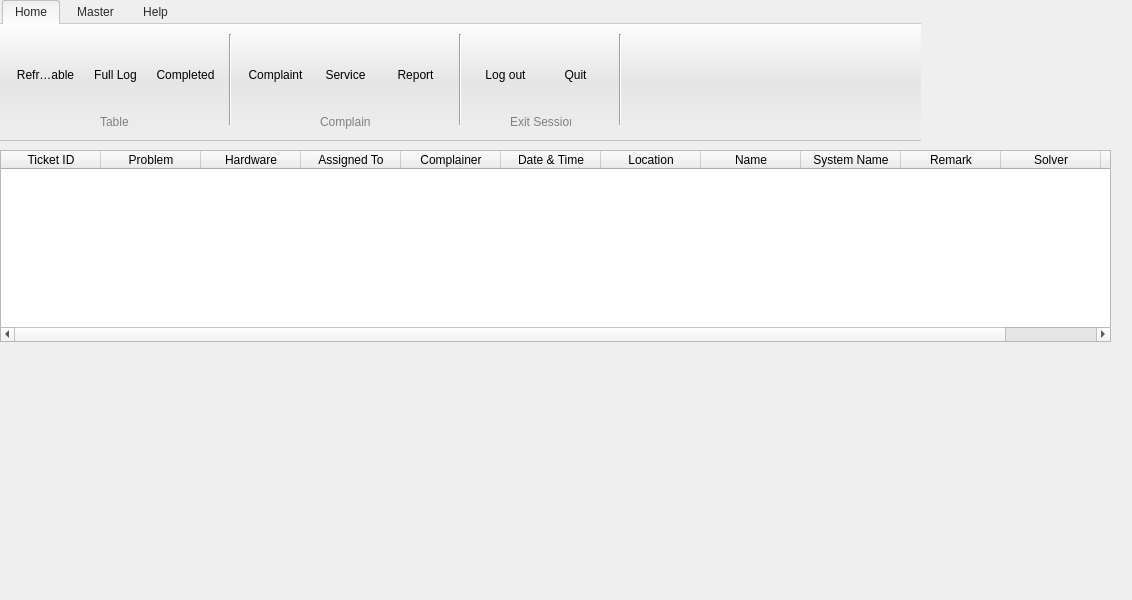
<?xml version="1.0" encoding="UTF-8"?>
<ui version="4.0">
 <class>MainWindow</class>
 <widget class="QMainWindow" name="MainWindow">
  <property name="geometry">
   <rect>
    <x>0</x>
    <y>0</y>
    <width>1132</width>
    <height>600</height>
   </rect>
  </property>
  <property name="windowTitle">
   <string>MainWindow</string>
  </property>
  <widget class="QWidget" name="centralwidget">
   <widget class="QTabWidget" name="ribbon">
    <property name="geometry">
     <rect>
      <x>0</x>
      <y>0</y>
      <width>921</width>
      <height>141</height>
     </rect>
    </property>
    <property name="styleSheet">
     <string notr="true">QToolBar {
    padding: 0px;
}

QTabWidget:pane {
	border-radius: 0px;
	margin:0px;
	padding: 0px;
    background-color: qlineargradient(x1: 0, y1: 1, x2: 0, y2: 0, stop: 0 #efefef, stop: 0.5 #e5e5e5, stop: 1.0 #fdfdfd);
    border-bottom: 1px solid rgba(0,0,0,20%);
    border-top: 1px solid rgba(0,0,0,20%);
    top: -1;
}
QTabWidget{

}

QTabWidget::tab-bar {
    left: 2px;
}

QTabBar::tab {
    padding-top: 4px;
    padding-bottom: 4px;
    padding-left: 12px;
    padding-right: 12px;
    border-top-left-radius: 3px;
    border-top-right-radius: 3px;
    margin-right:5px;
    color:#2A2A2A;
 }

QTabBar::tab:hover {
    background: rgba(255, 119, 0, 20%);
}

QTabBar::tab:selected{
    background: qlineargradient(x1: 0, y1: 1, x2: 0, y2: 0, stop: 0 #fdfdfd, stop: 1.0 #efefef);
    color: #2A2A2A;

    border: 1px solid rgba(0,0,0,20%);
    border-bottom-color: #f9f9f9;
}
QToolButton {
    text-align: left;
    border: 1px solid transparent;
    padding: 0px;
    margin-left:2px;
    margin-right:2px;
}

QToolButton:hover {
    border: 1px solid rgba(120,160,255,60%);
    background-color: QLinearGradient(spread:pad, x1: 0, y1: 1, x2: 0, y2: 0, stop: 0 rgba(150,180,200,30%),stop: 0.5 rgba(225,235,245,60%), stop: 1 rgba(225,235,245,30%));
}

QToolButton:pressed{
    border: 1px solid rgba(120,160,255,80%);
    background-color: QLinearGradient(spread:pad, x1: 0, y1: 1, x2: 0, y2: 0, stop: 0 rgba(150,180,200,50%),stop: 0.5 rgba(225,235,245,80%), stop: 1 rgba(225,235,245,50%));
}

QToolButton:checked{
    border: 1px solid rgba(120,160,255,40%);
    background-color: rgba(0,0,0,10%)
}</string>
    </property>
    <property name="currentIndex">
     <number>0</number>
    </property>
    <widget class="QWidget" name="tab_3">
     <attribute name="icon">
      <iconset>
       <normaloff>home.ico</normaloff>home.ico</iconset>
     </attribute>
     <attribute name="title">
      <string>Home</string>
     </attribute>
     <widget class="QToolButton" name="report">
      <property name="geometry">
       <rect>
        <x>380</x>
        <y>10</y>
        <width>71</width>
        <height>81</height>
       </rect>
      </property>
      <property name="text">
       <string>Report</string>
      </property>
      <property name="icon">
       <iconset>
        <normaloff>export.ico</normaloff>export.ico</iconset>
      </property>
      <property name="iconSize">
       <size>
        <width>50</width>
        <height>50</height>
       </size>
      </property>
      <property name="shortcut">
       <string>Ctrl+E</string>
      </property>
      <property name="toolButtonStyle">
       <enum>Qt::ToolButtonTextUnderIcon</enum>
      </property>
     </widget>
     <widget class="QToolButton" name="full_log">
      <property name="geometry">
       <rect>
        <x>80</x>
        <y>10</y>
        <width>71</width>
        <height>81</height>
       </rect>
      </property>
      <property name="text">
       <string>Full Log</string>
      </property>
      <property name="icon">
       <iconset>
        <normaloff>full_log.png</normaloff>full_log.png</iconset>
      </property>
      <property name="iconSize">
       <size>
        <width>50</width>
        <height>50</height>
       </size>
      </property>
      <property name="shortcut">
       <string>Ctrl+F</string>
      </property>
      <property name="toolButtonStyle">
       <enum>Qt::ToolButtonTextUnderIcon</enum>
      </property>
     </widget>
     <widget class="QToolButton" name="actionLog_Out">
      <property name="geometry">
       <rect>
        <x>470</x>
        <y>10</y>
        <width>71</width>
        <height>81</height>
       </rect>
      </property>
      <property name="text">
       <string>Log out</string>
      </property>
      <property name="icon">
       <iconset>
        <normaloff>exit.png</normaloff>exit.png</iconset>
      </property>
      <property name="iconSize">
       <size>
        <width>50</width>
        <height>50</height>
       </size>
      </property>
      <property name="shortcut">
       <string>Ctrl+L</string>
      </property>
      <property name="toolButtonStyle">
       <enum>Qt::ToolButtonTextUnderIcon</enum>
      </property>
     </widget>
     <widget class="QToolButton" name="com_log">
      <property name="geometry">
       <rect>
        <x>150</x>
        <y>10</y>
        <width>71</width>
        <height>81</height>
       </rect>
      </property>
      <property name="text">
       <string>Completed</string>
      </property>
      <property name="icon">
       <iconset>
        <normaloff>com_log.png</normaloff>com_log.png</iconset>
      </property>
      <property name="iconSize">
       <size>
        <width>50</width>
        <height>50</height>
       </size>
      </property>
      <property name="shortcut">
       <string>Ctrl+T</string>
      </property>
      <property name="toolButtonStyle">
       <enum>Qt::ToolButtonTextUnderIcon</enum>
      </property>
     </widget>
     <widget class="QToolButton" name="refresh">
      <property name="geometry">
       <rect>
        <x>10</x>
        <y>10</y>
        <width>71</width>
        <height>81</height>
       </rect>
      </property>
      <property name="text">
       <string>Refresh Table</string>
      </property>
      <property name="icon">
       <iconset>
        <normaloff>refresh.png</normaloff>refresh.png</iconset>
      </property>
      <property name="iconSize">
       <size>
        <width>50</width>
        <height>50</height>
       </size>
      </property>
      <property name="shortcut">
       <string>Ctrl+R</string>
      </property>
      <property name="toolButtonStyle">
       <enum>Qt::ToolButtonTextUnderIcon</enum>
      </property>
     </widget>
     <widget class="QToolButton" name="cmplnt">
      <property name="geometry">
       <rect>
        <x>240</x>
        <y>10</y>
        <width>71</width>
        <height>81</height>
       </rect>
      </property>
      <property name="text">
       <string>Complaint</string>
      </property>
      <property name="icon">
       <iconset>
        <normaloff>complaint.png</normaloff>complaint.png</iconset>
      </property>
      <property name="iconSize">
       <size>
        <width>50</width>
        <height>50</height>
       </size>
      </property>
      <property name="shortcut">
       <string>Ctrl+C</string>
      </property>
      <property name="toolButtonStyle">
       <enum>Qt::ToolButtonTextUnderIcon</enum>
      </property>
     </widget>
     <widget class="QLabel" name="label">
      <property name="geometry">
       <rect>
        <x>100</x>
        <y>90</y>
        <width>41</width>
        <height>16</height>
       </rect>
      </property>
      <property name="styleSheet">
       <string notr="true">color: rgb(127, 127, 127);</string>
      </property>
      <property name="text">
       <string>Table</string>
      </property>
     </widget>
     <widget class="Line" name="line">
      <property name="geometry">
       <rect>
        <x>220</x>
        <y>10</y>
        <width>20</width>
        <height>91</height>
       </rect>
      </property>
      <property name="orientation">
       <enum>Qt::Vertical</enum>
      </property>
     </widget>
     <widget class="QToolButton" name="service">
      <property name="geometry">
       <rect>
        <x>310</x>
        <y>10</y>
        <width>71</width>
        <height>81</height>
       </rect>
      </property>
      <property name="text">
       <string>Service</string>
      </property>
      <property name="icon">
       <iconset>
        <normaloff>service.png</normaloff>service.png</iconset>
      </property>
      <property name="iconSize">
       <size>
        <width>50</width>
        <height>50</height>
       </size>
      </property>
      <property name="shortcut">
       <string>Ctrl+E</string>
      </property>
      <property name="toolButtonStyle">
       <enum>Qt::ToolButtonTextUnderIcon</enum>
      </property>
     </widget>
     <widget class="QLabel" name="label_2">
      <property name="geometry">
       <rect>
        <x>320</x>
        <y>90</y>
        <width>51</width>
        <height>16</height>
       </rect>
      </property>
      <property name="styleSheet">
       <string notr="true">color: rgb(127, 127, 127);</string>
      </property>
      <property name="text">
       <string>Complaint</string>
      </property>
     </widget>
     <widget class="Line" name="line_2">
      <property name="geometry">
       <rect>
        <x>450</x>
        <y>10</y>
        <width>20</width>
        <height>91</height>
       </rect>
      </property>
      <property name="orientation">
       <enum>Qt::Vertical</enum>
      </property>
     </widget>
     <widget class="QToolButton" name="quitapp">
      <property name="geometry">
       <rect>
        <x>540</x>
        <y>10</y>
        <width>71</width>
        <height>81</height>
       </rect>
      </property>
      <property name="text">
       <string>Quit</string>
      </property>
      <property name="icon">
       <iconset>
        <normaloff>quit.png</normaloff>quit.png</iconset>
      </property>
      <property name="iconSize">
       <size>
        <width>50</width>
        <height>50</height>
       </size>
      </property>
      <property name="shortcut">
       <string>Ctrl+L</string>
      </property>
      <property name="toolButtonStyle">
       <enum>Qt::ToolButtonTextUnderIcon</enum>
      </property>
     </widget>
     <widget class="QLabel" name="label_3">
      <property name="geometry">
       <rect>
        <x>510</x>
        <y>90</y>
        <width>61</width>
        <height>16</height>
       </rect>
      </property>
      <property name="styleSheet">
       <string notr="true">color: rgb(127, 127, 127);</string>
      </property>
      <property name="text">
       <string>Exit Session</string>
      </property>
     </widget>
     <widget class="Line" name="line_3">
      <property name="geometry">
       <rect>
        <x>610</x>
        <y>10</y>
        <width>20</width>
        <height>91</height>
       </rect>
      </property>
      <property name="orientation">
       <enum>Qt::Vertical</enum>
      </property>
     </widget>
    </widget>
    <widget class="QWidget" name="tab_5">
     <attribute name="icon">
      <iconset>
       <normaloff>master.png</normaloff>master.png</iconset>
     </attribute>
     <attribute name="title">
      <string>Master</string>
     </attribute>
     <widget class="QToolButton" name="add_user">
      <property name="geometry">
       <rect>
        <x>10</x>
        <y>10</y>
        <width>71</width>
        <height>81</height>
       </rect>
      </property>
      <property name="text">
       <string>Add User</string>
      </property>
      <property name="icon">
       <iconset>
        <normaloff>add_user.png</normaloff>add_user.png</iconset>
      </property>
      <property name="iconSize">
       <size>
        <width>50</width>
        <height>50</height>
       </size>
      </property>
      <property name="toolButtonStyle">
       <enum>Qt::ToolButtonTextUnderIcon</enum>
      </property>
     </widget>
     <widget class="QToolButton" name="edit_user">
      <property name="geometry">
       <rect>
        <x>80</x>
        <y>10</y>
        <width>71</width>
        <height>81</height>
       </rect>
      </property>
      <property name="text">
       <string>Edit User</string>
      </property>
      <property name="icon">
       <iconset>
        <normaloff>edit_user.png</normaloff>edit_user.png</iconset>
      </property>
      <property name="iconSize">
       <size>
        <width>50</width>
        <height>50</height>
       </size>
      </property>
      <property name="toolButtonStyle">
       <enum>Qt::ToolButtonTextUnderIcon</enum>
      </property>
     </widget>
     <widget class="QLabel" name="label_4">
      <property name="geometry">
       <rect>
        <x>100</x>
        <y>90</y>
        <width>41</width>
        <height>16</height>
       </rect>
      </property>
      <property name="styleSheet">
       <string notr="true">color: rgb(127, 127, 127);</string>
      </property>
      <property name="text">
       <string>User</string>
      </property>
     </widget>
     <widget class="Line" name="line_4">
      <property name="geometry">
       <rect>
        <x>220</x>
        <y>10</y>
        <width>20</width>
        <height>91</height>
       </rect>
      </property>
      <property name="orientation">
       <enum>Qt::Vertical</enum>
      </property>
     </widget>
     <widget class="QToolButton" name="add_hardware">
      <property name="geometry">
       <rect>
        <x>240</x>
        <y>10</y>
        <width>71</width>
        <height>81</height>
       </rect>
      </property>
      <property name="text">
       <string>Add Hardware</string>
      </property>
      <property name="icon">
       <iconset>
        <normaloff>add_hwt.png</normaloff>add_hwt.png</iconset>
      </property>
      <property name="iconSize">
       <size>
        <width>50</width>
        <height>50</height>
       </size>
      </property>
      <property name="toolButtonStyle">
       <enum>Qt::ToolButtonTextUnderIcon</enum>
      </property>
     </widget>
     <widget class="QToolButton" name="edit_hardware">
      <property name="geometry">
       <rect>
        <x>310</x>
        <y>10</y>
        <width>71</width>
        <height>81</height>
       </rect>
      </property>
      <property name="text">
       <string>Edit Hardware</string>
      </property>
      <property name="icon">
       <iconset>
        <normaloff>edit_hwt.png</normaloff>edit_hwt.png</iconset>
      </property>
      <property name="iconSize">
       <size>
        <width>50</width>
        <height>50</height>
       </size>
      </property>
      <property name="toolButtonStyle">
       <enum>Qt::ToolButtonTextUnderIcon</enum>
      </property>
     </widget>
     <widget class="QLabel" name="label_5">
      <property name="geometry">
       <rect>
        <x>290</x>
        <y>90</y>
        <width>61</width>
        <height>16</height>
       </rect>
      </property>
      <property name="styleSheet">
       <string notr="true">color: rgb(127, 127, 127);</string>
      </property>
      <property name="text">
       <string>Hardware</string>
      </property>
     </widget>
     <widget class="Line" name="line_5">
      <property name="geometry">
       <rect>
        <x>380</x>
        <y>10</y>
        <width>20</width>
        <height>91</height>
       </rect>
      </property>
      <property name="orientation">
       <enum>Qt::Vertical</enum>
      </property>
     </widget>
     <widget class="QToolButton" name="rst_pass">
      <property name="geometry">
       <rect>
        <x>150</x>
        <y>10</y>
        <width>71</width>
        <height>81</height>
       </rect>
      </property>
      <property name="text">
       <string>Problem</string>
      </property>
      <property name="icon">
       <iconset>
        <normaloff>pass.png</normaloff>pass.png</iconset>
      </property>
      <property name="iconSize">
       <size>
        <width>50</width>
        <height>50</height>
       </size>
      </property>
      <property name="toolButtonStyle">
       <enum>Qt::ToolButtonTextUnderIcon</enum>
      </property>
     </widget>
     <widget class="QToolButton" name="add_pbt">
      <property name="geometry">
       <rect>
        <x>400</x>
        <y>10</y>
        <width>71</width>
        <height>81</height>
       </rect>
      </property>
      <property name="text">
       <string>Add Problem</string>
      </property>
      <property name="icon">
       <iconset>
        <normaloff>add_pbt.png</normaloff>add_pbt.png</iconset>
      </property>
      <property name="iconSize">
       <size>
        <width>50</width>
        <height>50</height>
       </size>
      </property>
      <property name="toolButtonStyle">
       <enum>Qt::ToolButtonTextUnderIcon</enum>
      </property>
     </widget>
     <widget class="QToolButton" name="edit_pbt">
      <property name="geometry">
       <rect>
        <x>470</x>
        <y>10</y>
        <width>71</width>
        <height>81</height>
       </rect>
      </property>
      <property name="text">
       <string>Edit Problem</string>
      </property>
      <property name="icon">
       <iconset>
        <normaloff>edit_pbt.png</normaloff>edit_pbt.png</iconset>
      </property>
      <property name="iconSize">
       <size>
        <width>50</width>
        <height>50</height>
       </size>
      </property>
      <property name="toolButtonStyle">
       <enum>Qt::ToolButtonTextUnderIcon</enum>
      </property>
     </widget>
     <widget class="QLabel" name="label_6">
      <property name="geometry">
       <rect>
        <x>450</x>
        <y>90</y>
        <width>61</width>
        <height>16</height>
       </rect>
      </property>
      <property name="styleSheet">
       <string notr="true">color: rgb(127, 127, 127);</string>
      </property>
      <property name="text">
       <string>Problem</string>
      </property>
     </widget>
     <widget class="Line" name="line_6">
      <property name="geometry">
       <rect>
        <x>540</x>
        <y>10</y>
        <width>20</width>
        <height>91</height>
       </rect>
      </property>
      <property name="orientation">
       <enum>Qt::Vertical</enum>
      </property>
     </widget>
     <widget class="QToolButton" name="add_location">
      <property name="geometry">
       <rect>
        <x>560</x>
        <y>10</y>
        <width>71</width>
        <height>81</height>
       </rect>
      </property>
      <property name="text">
       <string>Add Location</string>
      </property>
      <property name="icon">
       <iconset>
        <normaloff>add_loc.png</normaloff>add_loc.png</iconset>
      </property>
      <property name="iconSize">
       <size>
        <width>50</width>
        <height>50</height>
       </size>
      </property>
      <property name="toolButtonStyle">
       <enum>Qt::ToolButtonTextUnderIcon</enum>
      </property>
     </widget>
     <widget class="QToolButton" name="edit_location">
      <property name="geometry">
       <rect>
        <x>630</x>
        <y>10</y>
        <width>71</width>
        <height>81</height>
       </rect>
      </property>
      <property name="text">
       <string>Edit Location</string>
      </property>
      <property name="icon">
       <iconset>
        <normaloff>edit_loc.png</normaloff>edit_loc.png</iconset>
      </property>
      <property name="iconSize">
       <size>
        <width>50</width>
        <height>50</height>
       </size>
      </property>
      <property name="toolButtonStyle">
       <enum>Qt::ToolButtonTextUnderIcon</enum>
      </property>
     </widget>
     <widget class="QLabel" name="label_7">
      <property name="geometry">
       <rect>
        <x>610</x>
        <y>90</y>
        <width>61</width>
        <height>16</height>
       </rect>
      </property>
      <property name="styleSheet">
       <string notr="true">color: rgb(127, 127, 127);</string>
      </property>
      <property name="text">
       <string>Location</string>
      </property>
     </widget>
     <widget class="Line" name="line_7">
      <property name="geometry">
       <rect>
        <x>700</x>
        <y>10</y>
        <width>20</width>
        <height>91</height>
       </rect>
      </property>
      <property name="orientation">
       <enum>Qt::Vertical</enum>
      </property>
     </widget>
     <widget class="QToolButton" name="add_brand">
      <property name="geometry">
       <rect>
        <x>720</x>
        <y>10</y>
        <width>71</width>
        <height>81</height>
       </rect>
      </property>
      <property name="text">
       <string>Add Brand</string>
      </property>
      <property name="icon">
       <iconset>
        <normaloff>add_brd.png</normaloff>add_brd.png</iconset>
      </property>
      <property name="iconSize">
       <size>
        <width>50</width>
        <height>50</height>
       </size>
      </property>
      <property name="toolButtonStyle">
       <enum>Qt::ToolButtonTextUnderIcon</enum>
      </property>
     </widget>
     <widget class="QToolButton" name="edit_brand">
      <property name="geometry">
       <rect>
        <x>790</x>
        <y>10</y>
        <width>71</width>
        <height>81</height>
       </rect>
      </property>
      <property name="text">
       <string>Edit Brand</string>
      </property>
      <property name="icon">
       <iconset>
        <normaloff>edit_brd.png</normaloff>edit_brd.png</iconset>
      </property>
      <property name="iconSize">
       <size>
        <width>50</width>
        <height>50</height>
       </size>
      </property>
      <property name="toolButtonStyle">
       <enum>Qt::ToolButtonTextUnderIcon</enum>
      </property>
     </widget>
     <widget class="Line" name="line_8">
      <property name="geometry">
       <rect>
        <x>860</x>
        <y>10</y>
        <width>20</width>
        <height>91</height>
       </rect>
      </property>
      <property name="orientation">
       <enum>Qt::Vertical</enum>
      </property>
     </widget>
     <widget class="QLabel" name="label_8">
      <property name="geometry">
       <rect>
        <x>780</x>
        <y>90</y>
        <width>61</width>
        <height>16</height>
       </rect>
      </property>
      <property name="styleSheet">
       <string notr="true">color: rgb(127, 127, 127);</string>
      </property>
      <property name="text">
       <string>Brand</string>
      </property>
     </widget>
    </widget>
    <widget class="QWidget" name="tab_4">
     <attribute name="icon">
      <iconset>
       <normaloff>help.png</normaloff>help.png</iconset>
     </attribute>
     <attribute name="title">
      <string>Help</string>
     </attribute>
     <widget class="QToolButton" name="about">
      <property name="geometry">
       <rect>
        <x>10</x>
        <y>10</y>
        <width>71</width>
        <height>81</height>
       </rect>
      </property>
      <property name="text">
       <string>About</string>
      </property>
      <property name="icon">
       <iconset>
        <normaloff>about.ico</normaloff>about.ico</iconset>
      </property>
      <property name="iconSize">
       <size>
        <width>50</width>
        <height>50</height>
       </size>
      </property>
      <property name="toolButtonStyle">
       <enum>Qt::ToolButtonTextUnderIcon</enum>
      </property>
     </widget>
     <widget class="QToolButton" name="manual">
      <property name="geometry">
       <rect>
        <x>170</x>
        <y>10</y>
        <width>71</width>
        <height>81</height>
       </rect>
      </property>
      <property name="text">
       <string>Manual</string>
      </property>
      <property name="icon">
       <iconset>
        <normaloff>manual.png</normaloff>manual.png</iconset>
      </property>
      <property name="iconSize">
       <size>
        <width>50</width>
        <height>50</height>
       </size>
      </property>
      <property name="toolButtonStyle">
       <enum>Qt::ToolButtonTextUnderIcon</enum>
      </property>
     </widget>
     <widget class="QToolButton" name="lic">
      <property name="geometry">
       <rect>
        <x>80</x>
        <y>10</y>
        <width>71</width>
        <height>81</height>
       </rect>
      </property>
      <property name="text">
       <string>License</string>
      </property>
      <property name="icon">
       <iconset>
        <normaloff>license.webp</normaloff>license.webp</iconset>
      </property>
      <property name="iconSize">
       <size>
        <width>50</width>
        <height>50</height>
       </size>
      </property>
      <property name="toolButtonStyle">
       <enum>Qt::ToolButtonTextUnderIcon</enum>
      </property>
     </widget>
     <widget class="QLabel" name="label_9">
      <property name="geometry">
       <rect>
        <x>60</x>
        <y>90</y>
        <width>61</width>
        <height>16</height>
       </rect>
      </property>
      <property name="styleSheet">
       <string notr="true">color: rgb(127, 127, 127);</string>
      </property>
      <property name="text">
       <string>Information</string>
      </property>
     </widget>
     <widget class="Line" name="line_9">
      <property name="geometry">
       <rect>
        <x>150</x>
        <y>10</y>
        <width>20</width>
        <height>91</height>
       </rect>
      </property>
      <property name="orientation">
       <enum>Qt::Vertical</enum>
      </property>
     </widget>
     <widget class="QLabel" name="label_10">
      <property name="geometry">
       <rect>
        <x>180</x>
        <y>90</y>
        <width>61</width>
        <height>16</height>
       </rect>
      </property>
      <property name="styleSheet">
       <string notr="true">color: rgb(127, 127, 127);</string>
      </property>
      <property name="text">
       <string>How To Use</string>
      </property>
     </widget>
     <widget class="Line" name="line_10">
      <property name="geometry">
       <rect>
        <x>240</x>
        <y>10</y>
        <width>20</width>
        <height>91</height>
       </rect>
      </property>
      <property name="orientation">
       <enum>Qt::Vertical</enum>
      </property>
     </widget>
    </widget>
   </widget>
   <widget class="QTableWidget" name="log_table">
    <property name="geometry">
     <rect>
      <x>0</x>
      <y>150</y>
      <width>1111</width>
      <height>192</height>
     </rect>
    </property>
    <property name="frameShadow">
     <enum>QFrame::Sunken</enum>
    </property>
    <property name="sizeAdjustPolicy">
     <enum>QAbstractScrollArea::AdjustToContents</enum>
    </property>
    <property name="gridStyle">
     <enum>Qt::SolidLine</enum>
    </property>
    <column>
     <property name="text">
      <string>Ticket ID</string>
     </property>
    </column>
    <column>
     <property name="text">
      <string>Problem</string>
     </property>
    </column>
    <column>
     <property name="text">
      <string>Hardware</string>
     </property>
    </column>
    <column>
     <property name="text">
      <string>Assigned To</string>
     </property>
    </column>
    <column>
     <property name="text">
      <string>Complainer</string>
     </property>
    </column>
    <column>
     <property name="text">
      <string>Date &amp; Time</string>
     </property>
    </column>
    <column>
     <property name="text">
      <string>Location</string>
     </property>
    </column>
    <column>
     <property name="text">
      <string>Name</string>
     </property>
    </column>
    <column>
     <property name="text">
      <string>System Name</string>
     </property>
    </column>
    <column>
     <property name="text">
      <string>Remark</string>
     </property>
    </column>
    <column>
     <property name="text">
      <string>Solver</string>
     </property>
    </column>
    <column>
     <property name="text">
      <string>Solution</string>
     </property>
    </column>
   </widget>
  </widget>
 </widget>
 <resources/>
 <connections/>
</ui>
